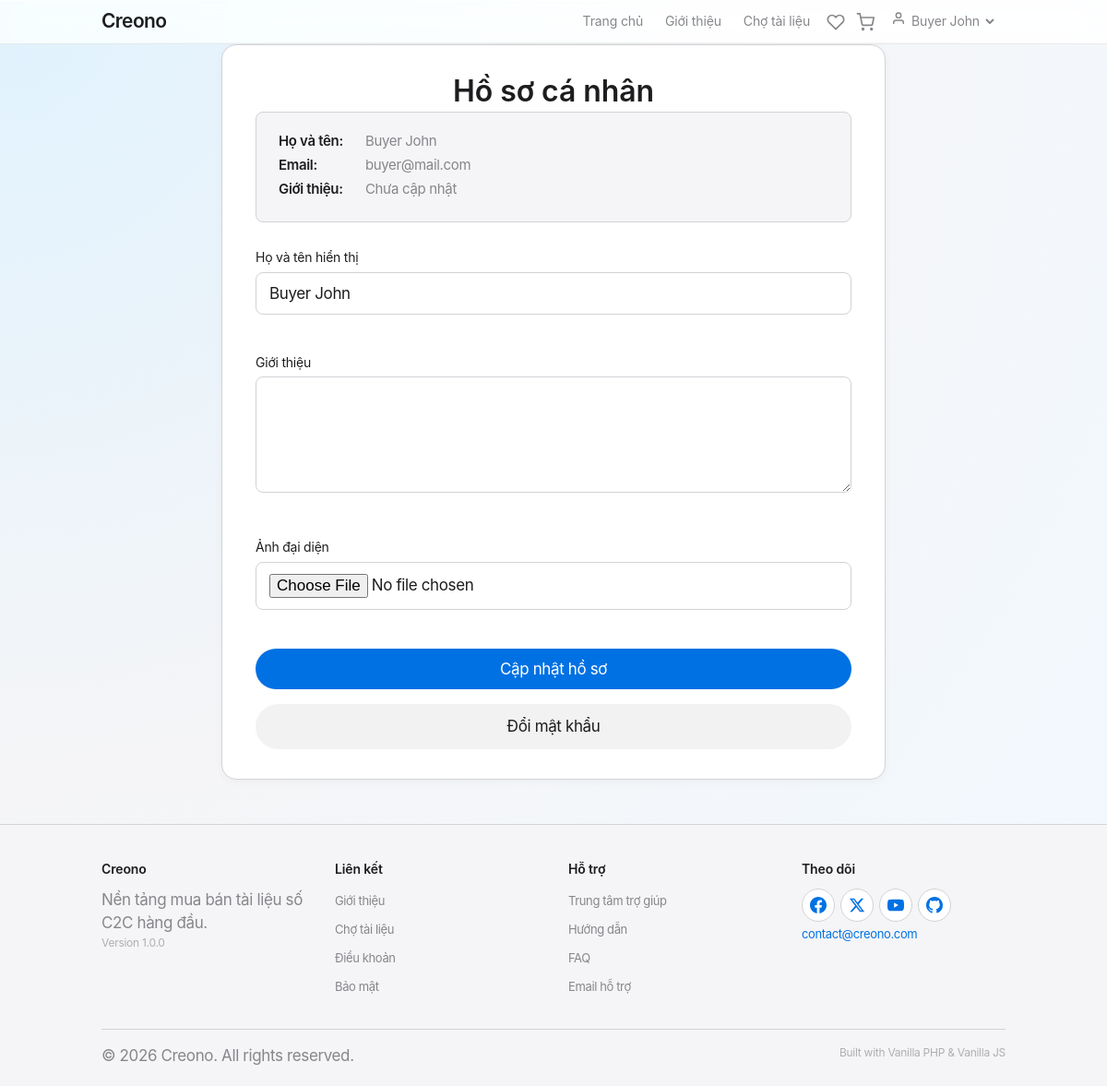
The app's page /users/profile (signed in) with its own data.
### tables this page shows
CREATE TABLE user_profiles (
    user_id BIGINT PRIMARY KEY,
    full_name VARCHAR(255) DEFAULT NULL,
    bio TEXT DEFAULT NULL,
    avatar_url VARCHAR(500) DEFAULT NULL,
    created_at DATETIME DEFAULT CURRENT_TIMESTAMP,
    updated_at DATETIME DEFAULT CURRENT_TIMESTAMP ON UPDATE CURRENT_TIMESTAMP,
    CONSTRAINT fk_user_profile FOREIGN KEY (user_id) REFERENCES users(id) ON DELETE CASCADE
);

CREATE TABLE users (
    id BIGINT AUTO_INCREMENT PRIMARY KEY,
    name VARCHAR(255) NOT NULL,
    email VARCHAR(255) NOT NULL UNIQUE,
    password VARCHAR(255) NOT NULL,
    role TINYINT DEFAULT 1 COMMENT '1:Buyer, 2:Seller, 3:Admin, 4:Censor',
    is_locked TINYINT DEFAULT 0 COMMENT '0:Active, 1:Locked',
    created_at DATETIME DEFAULT CURRENT_TIMESTAMP
);

### app/Controllers/Users.php (called while the page is built, shortened)
<?php
class Users extends Controller
{
    private User $userModel;
    public function __construct()
    {
        $this->userModel = $this->model('User');
    }
    public function profile(): void
    {
        $user = $this->userModel->getUserWithProfile($_SESSION['user_id']);
        $data = [
            'user' => $user,
            'title' => 'Hồ sơ cá nhân'
        ];
        $this->view('users/profile', $data);
    }
}

### app/Core/App.php (called while the page is built, shortened)
<?php
class App {
    protected $currentController = 'Pages';
    protected $currentMethod = 'index';
    public function __construct() {
        $url = $this->getUrl();
        $controllerPath = '../app/Controllers/';
        if (isset($url[0]) && is_dir($controllerPath . ucwords($url[0])) && isset($url[1]) && file_exists($controllerPath . ucwords($url[0]) . '/' . ucwords($url[1]) . '.php')) {
            $subFolder = ucwords($url[0]);
            $this->currentController = ucwords($url[1]);
            $controllerFile = $controllerPath . $subFolder . '/' . $this->currentController . '.php';
            unset($url[0], $url[1]);
            require_once $controllerFile;
            $this->currentController = new $this->currentController;
            if (isset($url[2])) {
                if (!in_array(strtolower($url[2]), ['view', 'model']) && method_exists($this->currentController, $url[2])) {
                    $this->currentMethod = $url[2];
                    unset($url[2]);
                }
            } else {
                $this->currentMethod = 'index';
            }
        } else {
            if (isset($url[0]) && file_exists($controllerPath . ucwords($url[0]) . '.php')) {
                $this->currentController = ucwords($url[0]);
                unset($url[0]);
            }
            $this->currentController = new $this->currentController;
            if (isset($url[1])) {
                if (!in_array(strtolower($url[1]), ['view', 'model']) && method_exists($this->currentController, $url[1])) {
                    $this->currentMethod = $url[1];
                    unset($url[1]);
                }
            }
        }
        $this->params = $url ? array_values($url) : [];
        call_user_func_array([$this->currentController, $this->currentMethod], $this->params);
    }
    public function getUrl() {
        if (isset($_GET['url'])) {
            $url = rtrim($_GET['url'], '/');
            $url = filter_var($url, FILTER_SANITIZE_URL);
            $url = explode('/', $url);
            return $url;
        }
        return ['Pages', 'index'];
    }
}

### public/index.php (called while the page is built, shortened)
<?php
require_once '../app/Core/Database.php';
require_once '../app/Core/BaseModel.php';
require_once '../app/Core/Controller.php';
require_once '../app/Core/App.php';
$init = new App();

### app/Core/Database.php (called while the page is built, shortened)
<?php
class Database {
    private $host = DB_HOST;
    private $user = DB_USER;
    private $pass = DB_PASS;
    private $dbname = DB_NAME;
    private $dbh;
    private $stmt;
    public function __construct() {
        $dsn = 'mysql:host=' . $this->host . ';dbname=' . $this->dbname . ';charset=utf8mb4';
        $options = array(
            PDO::ATTR_PERSISTENT => true,
            PDO::ATTR_ERRMODE => PDO::ERRMODE_EXCEPTION,
            PDO::ATTR_DEFAULT_FETCH_MODE => PDO::FETCH_OBJ
        );
        try {
            $this->dbh = new PDO($dsn, $this->user, $this->pass, $options);
        } catch (PDOException $e) {
            $this->error = $e->getMessage();
            die("Lỗi kết nối DB: " . $this->error);
        }
    }
    public function query($sql) {
        $this->stmt = $this->dbh->prepare($sql);
    }
    public function bind($param, $value, $type = null) {
        if (is_null($type)) {
            switch (true) {
                case is_int($value):
                    $type = PDO::PARAM_INT;
                    break;
            }
        }
        $this->stmt->bindValue($param, $value, $type);
    }
    public function execute() {
        return $this->stmt->execute();
    }
    public function single() {
        $this->execute();
        return $this->stmt->fetch();
    }
}

### app/Models/User.php (called while the page is built, shortened)
<?php
class User extends BaseModel
{
    protected string $table = 'users';
    public function getUserWithProfile(int $id): ?object
    {
        $this->db->query("SELECT u.id, u.name, u.email, u.role,
                                p.full_name, p.avatar_url, p.bio
                        FROM {$this->table} u
                        LEFT JOIN user_profiles p ON u.id = p.user_id
                        WHERE u.id = :id");
        $this->db->bind(':id', $id);
        $row = $this->db->single();
        return $row ?: null;
    }
}

### app/Core/BaseModel.php (called while the page is built, shortened)
<?php
class BaseModel {
    public function __construct() {
        $this->db = new Database();
    }
}

### app/Views/users/profile.php (the view, shortened to what this page needs)
<?php require APPROOT . '/Views/inc/header.php'; ?>
<?php $user = $data['user'] ?? null; ?>
<div class="container mt-4">
    <div class="card profile-card">
        <h2 class="text-center">Hồ sơ cá nhân</h2>
        <?php if ($user) : ?>
            <div class="profile-summary">
                <div class="profile-info">
                    <p><strong>Họ và tên:</strong> <?php echo htmlspecialchars($user->full_name ?? $user->name ?? ''); ?></p>
                    <p><strong>Email:</strong> <?php echo htmlspecialchars($user->email ?? ''); ?></p>
                    <p><strong>Giới thiệu:</strong> <?php echo nl2br(htmlspecialchars($user->bio ?? 'Chưa cập nhật')); ?></p>
                </div>
            </div>
        <?php endif; ?>
        <form action="<?php echo URLROOT; ?>/users/updateProfile" method="POST" enctype="multipart/form-data" id="profileForm" data-ajax>
            <div class="form-group">
                <label for="full_name">Họ và tên hiển thị</label>
                <input type="text" name="full_name" id="full_name"
                       class="form-control"
                       value="<?php echo htmlspecialchars($user->full_name ?? $user->name ?? ''); ?>">
                <span class="error-text" id="full_name_err"></span>
            </div>
            <div class="form-group">
                <label for="bio">Giới thiệu</label>
                <textarea name="bio" id="bio" class="form-control" rows="5"><?php echo htmlspecialchars($user->bio ?? ''); ?></textarea>
                <span class="error-text" id="bio_err"></span>
            </div>
            <div class="form-group">
                <label for="avatar">Ảnh đại diện</label>
                <input type="file" name="avatar" id="avatar" accept="image/*" class="form-control">
                <span class="error-text" id="avatar_err"></span>
            </div>
            <button type="submit" class="btn" id="updateProfileBtn">Cập nhật hồ sơ</button>
            <a href="<?php echo URLROOT; ?>/users/changePassword" class="btn btn-light mt-2" style="display: block; text-align: center; text-decoration: none;">Đổi mật khẩu</a>
        </form>
    </div>
</div>
<?php require APPROOT . '/Views/inc/footer.php'; ?>

### public/css/style.css (style rules this page uses)
:root { --apple-blue: #0071e3; --apple-blue-hover: #0077ed; --apple-blue-light: #2997ff; --apple-red: #ff3b30; --apple-green: #34c759; --apple-orange: #ff9500; --apple-gray: #86868b; --apple-gray-light: #aeaeb2; --apple-gray-bg: #f5f5f7; --apple-gray-border: #d2d2d7; --apple-black: #1d1d1f; --apple-white: #ffffff; --apple-shadow-sm: 0 2px 8px rgba(0, 0, 0, 0.04); --apple-shadow-md: 0 4px 16px rgba(0, 0, 0, 0.06); --apple-shadow-lg: 0 8px 32px rgba(0, 0, 0, 0.08); --apple-shadow-xl: 0 16px 48px rgba(0, 0, 0, 0.12); --apple-radius-sm: 8px; --apple-radius-md: 12px; --apple-radius-lg: 16px; --apple-radius-xl: 20px; --apple-radius-full: 9999px; --nav-bg-opacity: 0.72; --nav-blur: 20px; }
* { margin: 0; padding: 0; box-sizing: border-box; }
html { -webkit-text-size-adjust: 100%; -webkit-font-smoothing: antialiased; -moz-osx-font-smoothing: grayscale; text-rendering: optimizeLegibility; }
body { font-family: 'SF Pro Display', 'Helvetica Neue', 'Helvetica', 'Arial', sans-serif; background: radial-gradient(circle at top left, #e0f2fe 0%, var(--apple-gray-bg) 50%, #f0f9ff 100%); background-attachment: fixed; color: var(--apple-black); line-height: 1.47059; letter-spacing: -0.022em; font-weight: 400; font-size: 17px; }
.container { max-width: 1024px; margin: 0 auto; padding: 0 22px; }
h2 { font-size: 32px; line-height: 1.125; font-weight: 600; letter-spacing: -0.002em; }
p { font-size: 17px; line-height: 1.47059; letter-spacing: -0.022em; color: var(--apple-gray); }
a { text-decoration: none; color: var(--apple-blue); transition: color 0.2s ease; }

### public/css/components/_buttons.css (style rules this page uses)
.btn { display: inline-block; background: var(--apple-blue); color: #fff; font-family: inherit; font-size: 17px; font-weight: 400; letter-spacing: -0.022em; padding: 12px 22px; border: none; border-radius: var(--apple-radius-full); cursor: pointer; transition: all 0.3s cubic-bezier(0.25, 0.46, 0.45, 0.94); text-align: center; text-decoration: none; width: 100%; min-width: 60px; }
.btn-light { background: rgba(0, 0, 0, 0.05); color: var(--apple-black); }

### public/css/components/_cards.css (style rules this page uses)
.card { background: var(--apple-white); border-radius: var(--apple-radius-lg); border: 1px solid var(--apple-gray-border); padding: 32px 36px; box-shadow: var(--apple-shadow-sm); transition: all 0.3s cubic-bezier(0.25, 0.46, 0.45, 0.94); max-width: 540px; margin: 0 auto; }
.card h2 { text-align: center; margin-bottom: 4px; font-weight: 600; }

### public/css/components/_forms.css (style rules this page uses)
.form-group { margin-bottom: 18px; }
.form-group label { display: block; margin-bottom: 5px; font-size: 14px; font-weight: 400; color: var(--apple-black); letter-spacing: -0.016em; }
.form-group input, .form-group textarea, .form-group select { width: 100%; padding: 12px 14px; border: 1.5px solid var(--apple-gray-border); border-radius: var(--apple-radius-sm); font-family: inherit; font-size: 17px; font-weight: 400; letter-spacing: -0.022em; color: var(--apple-black); background: #fff; transition: all 0.2s ease; appearance: none; -webkit-appearance: none; }
.form-group input::placeholder, .form-group textarea::placeholder { color: var(--apple-gray-light); }
.error-text { color: var(--apple-red); font-size: 13px; margin-top: 4px; display: block; font-weight: 400; }
.error-text { animation: errorFadeIn 0.3s ease; min-height: 20px; }

### public/css/components/_misc.css (style rules this page uses)
.text-center { text-align: center; }
.mt-2 { margin-top: 16px; }
.mt-4 { margin-top: 28px; }

### public/css/pages/_dashboards.css (style rules this page uses)
.profile-card { max-width: 720px; margin: 0 auto; }
.profile-summary { background: var(--apple-gray-bg); padding: 20px 24px; border-radius: var(--apple-radius-sm); margin-bottom: 28px; display: flex; justify-content: space-between; align-items: center; flex-wrap: wrap; gap: 16px; border: 1px solid var(--apple-gray-border); }
.profile-info p { font-size: 15px; margin-bottom: 4px; }
.profile-info strong { font-weight: 600; color: var(--apple-black); display: inline-block; width: 90px; }

### records on screen
user_profiles: full_name "Buyer John", user_id.email "buyer@mail.com", bio "Chưa cập nhật"

### other values on screen
SITENAME "Creono"
$_SESSION['user_name'] "Buyer John"
